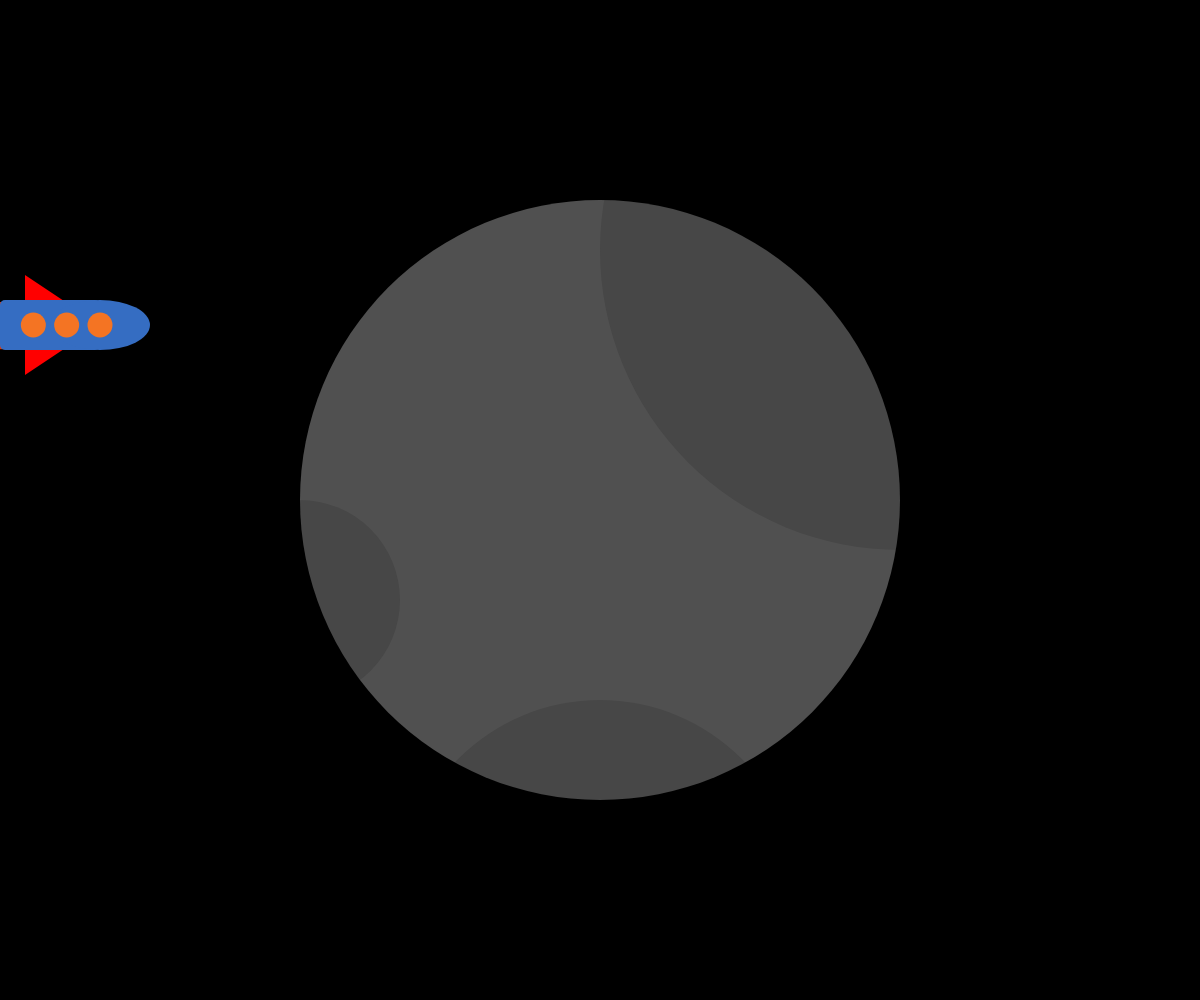
Frame 1 (no input)
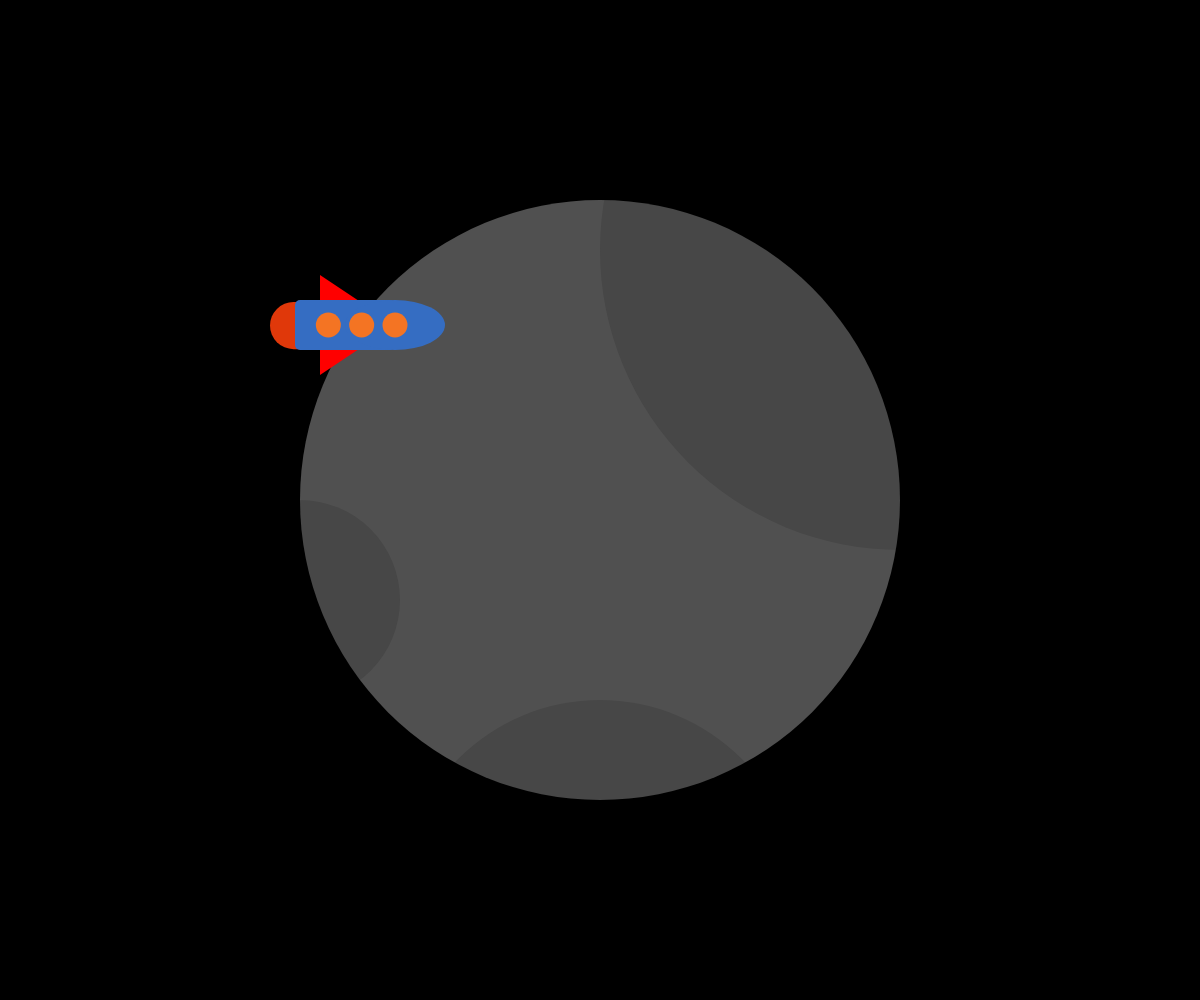
Frame 60 (no input)
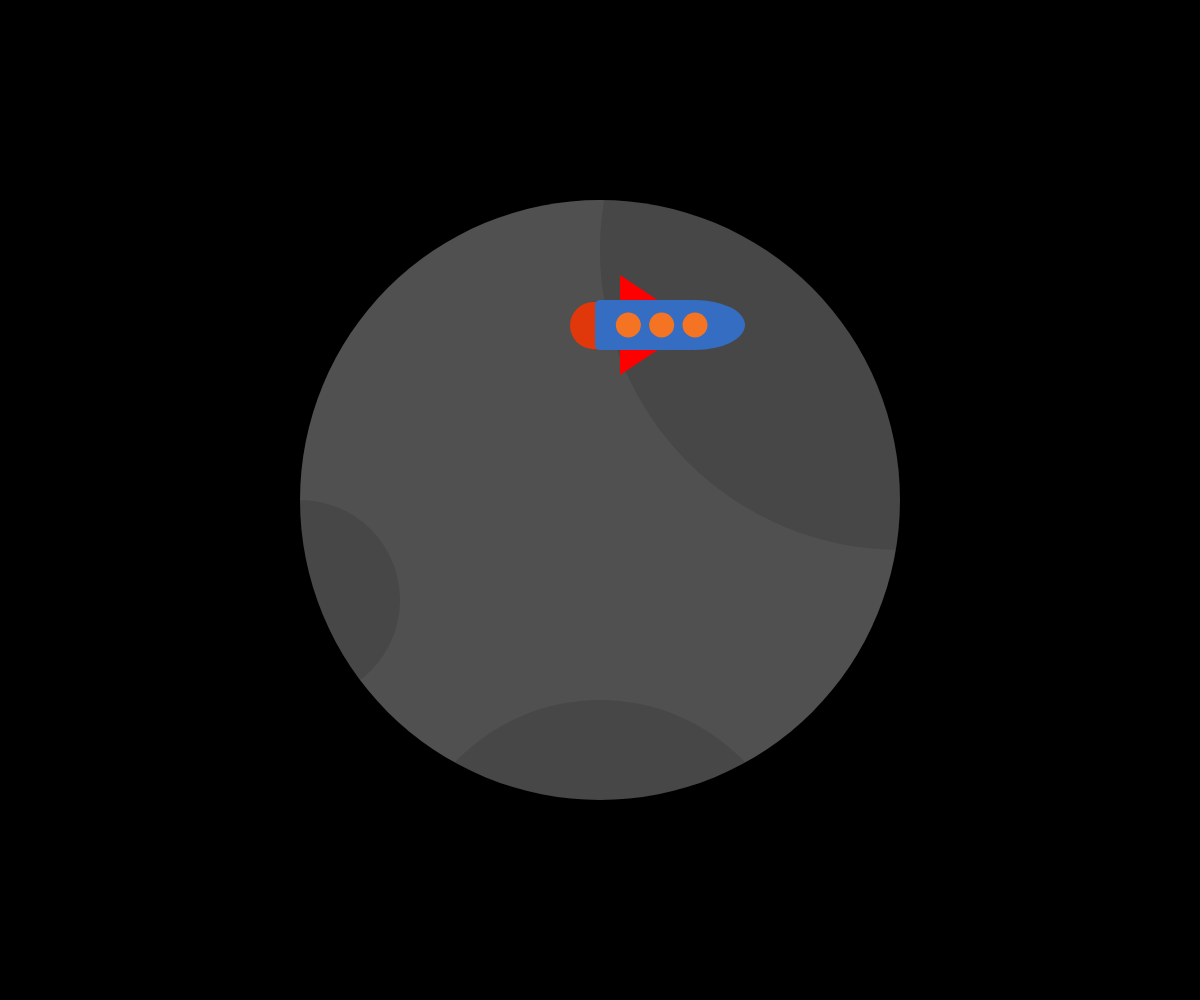
Frame 120 (the mouse pressed at the canvas centre since frame 60)

The p5.js sketch that drew these frames (run headless with seeded random() and noise() and a simulated clock; from frame 60 on, the mouse is pressed at the canvas centre):

// p5.js sketch
// ── sketch.js
let x = 0;
let y = 300;
let size = 100;
let speed = 5;
function setup() {
  createCanvas(windowWidth, windowHeight);
  frameRate(30);
  noStroke();
}

function draw() {
  background(0);
  drawMoon();
  spaceShip(x, y, size);
  if (x > width + 100) {
    x = -50;
    y = random(0, height / 1.5);
  }
  x = x + speed;
}
function drawMoon() {
  fill(80);
  ellipse(width / 2, height / 2, width / 2);
  fill(0, 30);
  ellipse(width / 2 + width / 4, height / 2 - height / 4, width / 2);
  fill(0, 30);
  ellipse(width / 2 - width / 4, height / 2 + height / 10, width / 6);
  fill(0, 30);
  ellipse(width / 2, height / 2 + width / 3, width / 3);
}
function spaceShip(x, y, size) {
  fill(255);
  fill(255, 0, 0);
  triangle(
    x + 25,
    y - size / 4,
    x + size,
    y + size / 4,
    x + 25,
    y + (size * 3) / 4
  );
  fill(224, 56, 10);
  rect(x - 25, y + 2, size, size / 2.12, 40);
  fill(53, 109, 194);
  rect(x, y, size, size / 2, 5);
  ellipse(x + size, y + size / 4, size, size / 2);
  fill(244, 116, 35);
  ellipse(x + size / 3, y + size / 4, size / 4);
  ellipse(x + (size * 2) / 3, y + size / 4, size / 4);
  ellipse(x + size, y + size / 4, size / 4);
}

// ── style.css
html,
body {
  margin: 0;
  padding: 0;
  display: flex;
  align-items: center;
  justify-content: center;
  background: black;
}
canvas {
  display: block;
}
